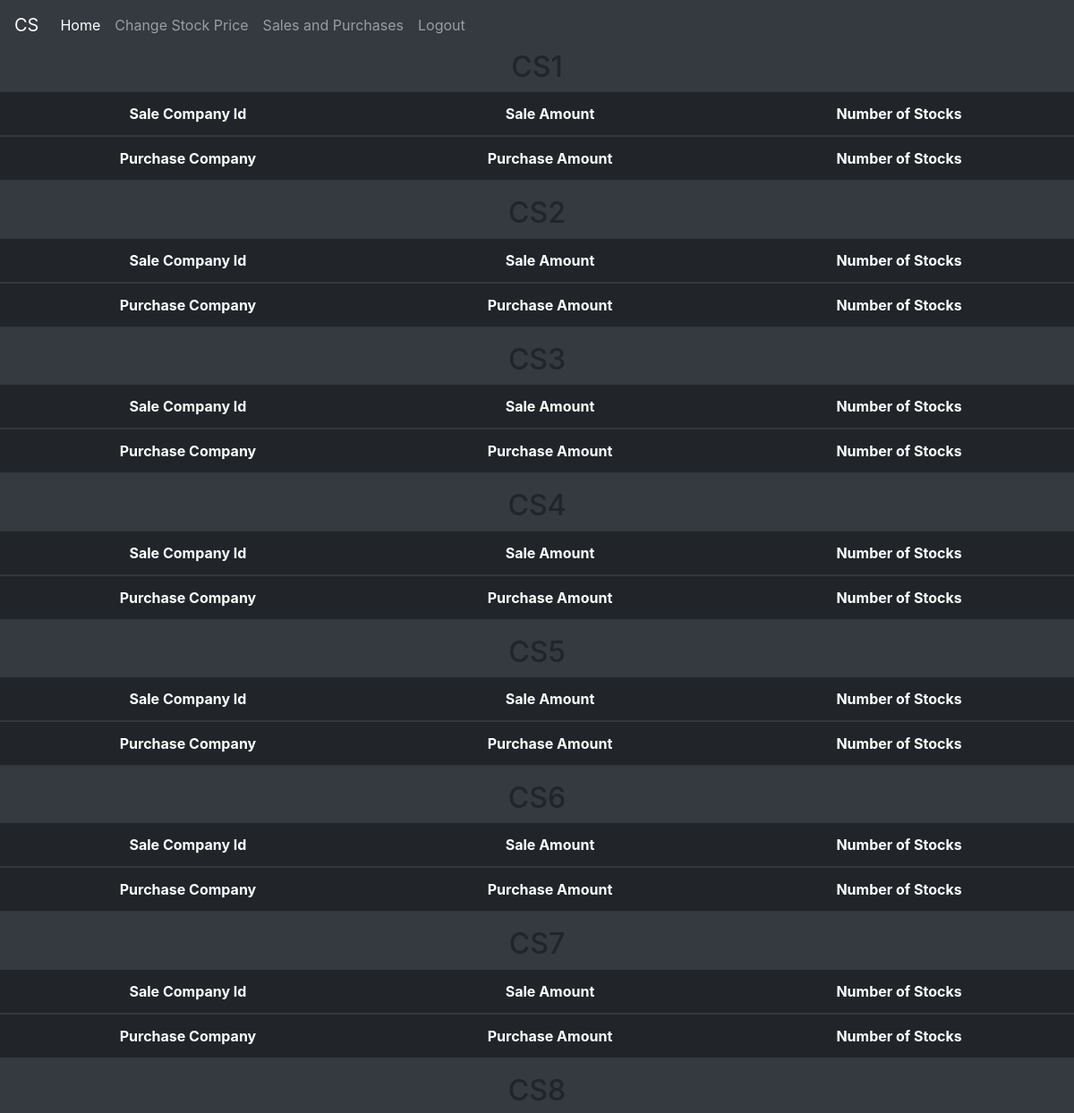
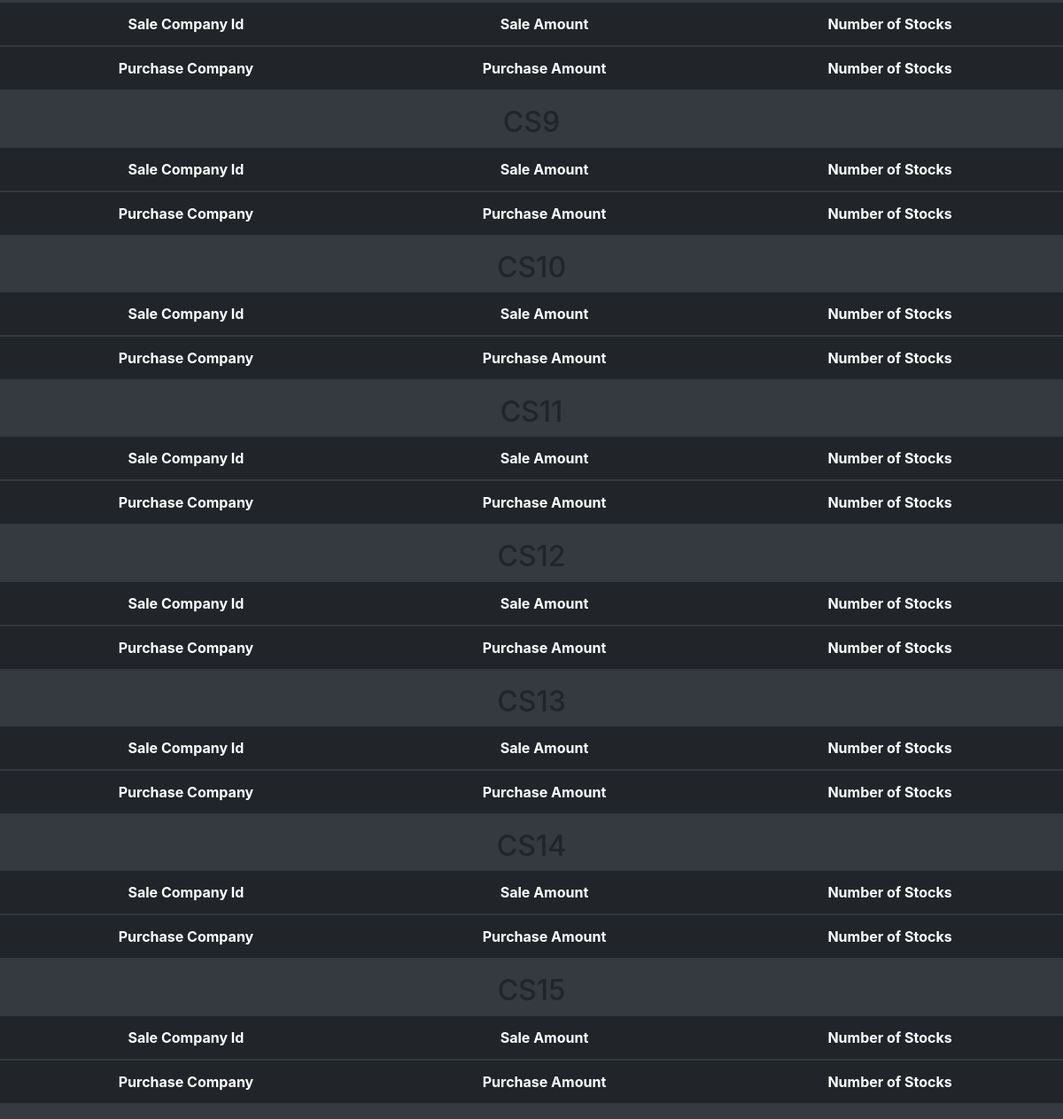
The app's page /sales with its own data (2 pictures, top to bottom).
### run.py (models this page shows)
class Investors(db.Model):
	__tablename__ = 'investors'
	id = db.Column(db.Integer, primary_key=True, autoincrement=True)
	name = db.Column(db.String(100), nullable=False)
	password = db.Column(db.String)
	stocks1 = db.Column(db.Integer, nullable=False, default=0)
	stocks2 = db.Column(db.Integer, nullable=False, default=0)
	stocks3 = db.Column(db.Integer, nullable=False, default=0)
	stocks4 = db.Column(db.Integer, nullable=False, default=0)
	stocks5 = db.Column(db.Integer, nullable=False, default=0)
	stocks6 = db.Column(db.Integer, nullable=False, default=0)
	stocks7 = db.Column(db.Integer, nullable=False, default=0)
	stocks8 = db.Column(db.Integer, nullable=False, default=0)
	stocks9 = db.Column(db.Integer, nullable=False, default=0)
	stocks10 = db.Column(db.Integer, nullable=False, default=0)
	stocks11 = db.Column(db.Integer, nullable=False, default=0)
	stocks12 = db.Column(db.Integer, nullable=False, default=0)
	stocks13 = db.Column(db.Integer, nullable=False, default=0)
	stocks14 = db.Column(db.Integer, nullable=False, default=0)
	stocks15 = db.Column(db.Integer, nullable=False, default=0)
	sales = db.relationship('Sales',backref='investors', lazy='dynamic')
	purchases = db.relationship('Purchases', primaryjoin="and_(Investors.id)==Purchases.recipient_id")
	amount_left = db.Column(db.Float, nullable=False, default=0)
	ini_amount = db.Column(db.Float, nullable=False, default=0)

### run.py (the view)
@app.route('/sales')
def sales():
	return render_template('sales.html',investors=Investors.query.all())

### run.py (called while the page is built)
@app.before_request
def before_request():
    g.user = None
    if 'user' in session:
        g.user = session['user']

### templates/sales.html (shortened to what this page needs)
{% extends 'base.html' %}
	{% block body %}
	{% include 'admin_nav.html' %}
		{% for investor in investors %}
		<table class="table table-dark table-hover">
			<thead>
				<h2> {{investor['name']}} </h2>
				<tr>
					<th scope="col">Sale Company Id</th>
					<th scope="col">Sale Amount</th>
					<th scope="col">Number of Stocks</th>
				</tr>
			</thead>
			<thead>
				<tr>
					<th scope="col">Purchase Company</th>
					<th scope="col">Purchase Amount</th>
					<th scope="col">Number of Stocks</th>
				</tr>
			</thead>
		</table>
		{% endfor %}
	{% endblock %}

### records on screen
Investors: name "CS1"
Investors: name "CS2"
Investors: name "CS3"
Investors: name "CS4"
Investors: name "CS5"
Investors: name "CS6"
Investors: name "CS7"
Investors: name "CS8"
Investors: name "CS9"
Investors: name "CS10"
Investors: name "CS11"
Investors: name "CS12"
Investors: name "CS13"
Investors: name "CS14"
Investors: name "CS15"
